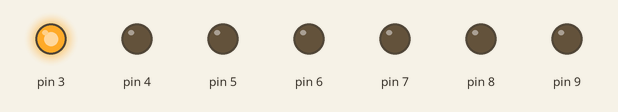
Simulated run of this sketch. Board: Arduino Uno, built with avr-gcc and run on an emulated ATmega328P. Parts: output pins drawn as LEDs (lit = HIGH).

Above: at 0.7 s.
At 3.7 s:
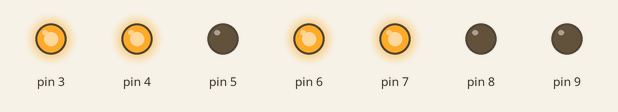
At 5.2 s:
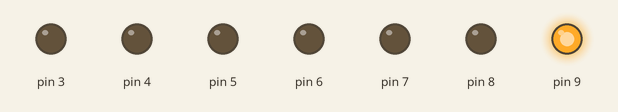
At 8.2 s:
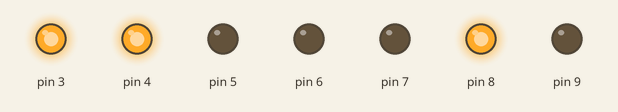
At 12.7 s:
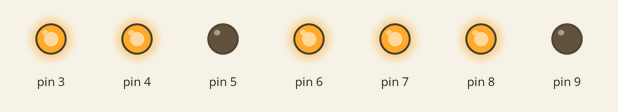
At 17.2 s:
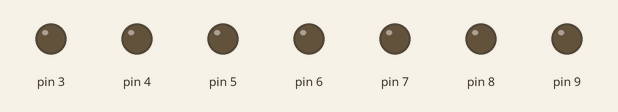
Timing chart, 0 to 19.5 s (numbered marks = the images above):
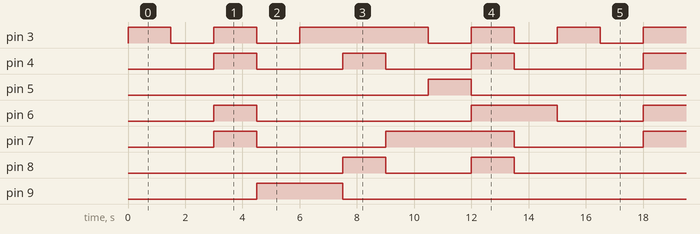

The sketch:

Exercise4.ino
```cpp
void setup() {
  // choosing which pins are being used
  pinMode(3, OUTPUT);
  pinMode(4, OUTPUT);
  pinMode(5, OUTPUT);
  pinMode(6, OUTPUT);
  pinMode(7, OUTPUT);
  pinMode(8, OUTPUT);
  pinMode(9, OUTPUT);
}

void loop() {
  // Countdown from 9
  // 9
  digitalWrite(3, HIGH); // e
  digitalWrite(4, LOW); // d
  digitalWrite(5, LOW); // c
  digitalWrite(6, LOW); // g
  digitalWrite(7, LOW); // f
  digitalWrite(8, LOW); // a
  digitalWrite(9, LOW); // b
  delay(1500);


  // 8 (all on)
  digitalWrite(3, LOW); // e
  digitalWrite(4, LOW); // d
  digitalWrite(5, LOW); // c
  digitalWrite(6, LOW); // g
  digitalWrite(7, LOW); // f
  digitalWrite(8, LOW); // a
  digitalWrite(9, LOW); // b
  delay(1500);

  // 7
  digitalWrite(3, HIGH); // e
  digitalWrite(4, HIGH); // d
  digitalWrite(5, LOW); // c
  digitalWrite(6, HIGH); // g
  digitalWrite(7, HIGH); // f
  digitalWrite(8, LOW); // a
  digitalWrite(9, LOW); // b
  delay(1500);

  // 6
  digitalWrite(3, LOW); // e
  digitalWrite(4, LOW); // d
  digitalWrite(5, LOW); // c
  digitalWrite(6, LOW); // g
  digitalWrite(7, LOW); // f
  digitalWrite(8, LOW); // a
  digitalWrite(9, HIGH); // b
  delay(1500);

  // 5
  digitalWrite(3, HIGH); // e
  digitalWrite(4, LOW); // d
  digitalWrite(5, LOW); // c
  digitalWrite(6, LOW); // g
  digitalWrite(7, LOW); // f
  digitalWrite(8, LOW); // a
  digitalWrite(9, HIGH); // b
  delay(1500);

  // 4
  digitalWrite(3, HIGH); // e
  digitalWrite(4, HIGH); // d
  digitalWrite(5, LOW); // c
  digitalWrite(6, LOW); // g
  digitalWrite(7, LOW); // f
  digitalWrite(8, HIGH); // a
  digitalWrite(9, LOW); // b
  delay(1500);

  // 3
  digitalWrite(3, HIGH); // e
  digitalWrite(4, LOW); // d
  digitalWrite(5, LOW); // c
  digitalWrite(6, LOW); // g
  digitalWrite(7, HIGH); // f
  digitalWrite(8, LOW); // a
  digitalWrite(9, LOW); // b
  delay(1500);

  // 2
  digitalWrite(3, LOW); // e
  digitalWrite(4, LOW); // d
  digitalWrite(5, HIGH); // c
  digitalWrite(6, LOW); // g
  digitalWrite(7, HIGH); // f
  digitalWrite(8, LOW); // a
  digitalWrite(9, LOW); // b
  delay(1500);

  // 1
  digitalWrite(3, HIGH); // e
  digitalWrite(4, HIGH); // d
  digitalWrite(5, LOW); // c
  digitalWrite(6, HIGH); // g
  digitalWrite(7, HIGH); // f
  digitalWrite(8, HIGH); // a
  digitalWrite(9, LOW); // b
  delay(1500);

  // 0
  digitalWrite(3, LOW); // e
  digitalWrite(4, LOW); // d
  digitalWrite(5, LOW); // c
  digitalWrite(6, HIGH); // g
  digitalWrite(7, LOW); // f
  digitalWrite(8, LOW); // a
  digitalWrite(9, LOW); // b
  delay(1500);
}
```

Measured:
- by itself, pin 3: repeats every 15.0 s: LOW 1.5 s, HIGH 1.5 s, LOW 1.5 s, HIGH 4.5 s, 2 × (LOW 1.5 s, HIGH 1.5 s)
- by itself, pin 4: repeats every 15.0 s: 2 × (LOW 3.0 s, HIGH 1.5 s), LOW 4.5 s, HIGH 1.5 s
- by itself, pin 5: alternates HIGH for 1.5 s and LOW for 13.5 s
- by itself, pin 6: repeats every 15.0 s: LOW 7.5 s, HIGH 3.0 s, LOW 3.0 s, HIGH 1.5 s
- by itself, pin 7: repeats every 15.0 s: LOW 4.5 s, HIGH 4.5 s, LOW 4.5 s, HIGH 1.5 s
- by itself, pin 8: repeats every 15.0 s: LOW 3.0 s, HIGH 1.5 s, LOW 9.0 s, HIGH 1.5 s
- by itself, pin 9: alternates HIGH for 3.0 s and LOW for 12.0 s
